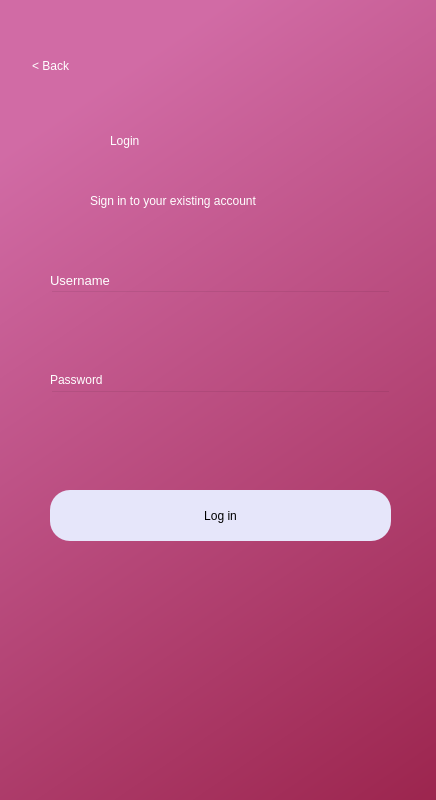
<?xml version="1.0" encoding="UTF-8"?>
<ui version="4.0">
 <class>Dialog</class>
 <widget class="QDialog" name="Dialog">
  <property name="geometry">
   <rect>
    <x>0</x>
    <y>0</y>
    <width>436</width>
    <height>800</height>
   </rect>
  </property>
  <property name="minimumSize">
   <size>
    <width>436</width>
    <height>800</height>
   </size>
  </property>
  <property name="maximumSize">
   <size>
    <width>436</width>
    <height>800</height>
   </size>
  </property>
  <property name="windowTitle">
   <string>Dialog</string>
  </property>
  <widget class="QWidget" name="bgwidget" native="true">
   <property name="geometry">
    <rect>
     <x>0</x>
     <y>0</y>
     <width>1201</width>
     <height>801</height>
    </rect>
   </property>
   <property name="styleSheet">
    <string notr="true">QWidget#bgwidget{
background-color:qlineargradient(spread:pad, x1:0.091, y1:0.101636, x2:0.991379, y2:0.977, stop:0 rgba(209, 107, 165, 255), stop:1 rgba(128, 0, 32, 255));}</string>
   </property>
   <widget class="QLabel" name="label">
    <property name="geometry">
     <rect>
      <x>110</x>
      <y>90</y>
      <width>221</width>
      <height>101</height>
     </rect>
    </property>
    <property name="styleSheet">
     <string notr="true">font: 72pt &quot;MS Shell Dlg 2&quot;; color:rgb(255, 255, 255)</string>
    </property>
    <property name="text">
     <string>Login</string>
    </property>
   </widget>
   <widget class="QLabel" name="label_2">
    <property name="geometry">
     <rect>
      <x>90</x>
      <y>180</y>
      <width>251</width>
      <height>41</height>
     </rect>
    </property>
    <property name="styleSheet">
     <string notr="true">font: 16pt &quot;MS Shell Dlg 2&quot;;color:rgb(255, 255, 255)</string>
    </property>
    <property name="text">
     <string>Sign in to your existing account</string>
    </property>
   </widget>
   <widget class="QPushButton" name="login">
    <property name="geometry">
     <rect>
      <x>50</x>
      <y>490</y>
      <width>341</width>
      <height>51</height>
     </rect>
    </property>
    <property name="styleSheet">
     <string notr="true">border-radius:20px;
background-color: rgb(230, 230, 250);
font: 14pt &quot;MS Shell Dlg 2&quot;;</string>
    </property>
    <property name="text">
     <string>Log in</string>
    </property>
   </widget>
   <widget class="QLineEdit" name="usernamefield">
    <property name="geometry">
     <rect>
      <x>50</x>
      <y>290</y>
      <width>341</width>
      <height>51</height>
     </rect>
    </property>
    <property name="styleSheet">
     <string notr="true">background-color:rgba(0,0,0,0);
font: 12pt &quot;MS Shell Dlg 2&quot;;
color:rgb(255, 255, 255);</string>
    </property>
   </widget>
   <widget class="QLineEdit" name="passwordfield">
    <property name="geometry">
     <rect>
      <x>50</x>
      <y>390</y>
      <width>341</width>
      <height>51</height>
     </rect>
    </property>
    <property name="styleSheet">
     <string notr="true">background-color:rgba(0,0,0,0);
font: 12pt &quot;MS Shell Dlg 2&quot;;
color:rgb(255, 255, 255);</string>
    </property>
   </widget>
   <widget class="QLabel" name="label_3">
    <property name="geometry">
     <rect>
      <x>50</x>
      <y>270</y>
      <width>81</width>
      <height>20</height>
     </rect>
    </property>
    <property name="font">
     <font>
      <family>MS Shell Dlg 2</family>
      <pointsize>10</pointsize>
      <weight>50</weight>
      <italic>false</italic>
      <bold>false</bold>
     </font>
    </property>
    <property name="styleSheet">
     <string notr="true">font: 10pt &quot;MS Shell Dlg 2&quot;;color:rgb(255, 255, 255)</string>
    </property>
    <property name="text">
     <string>Username</string>
    </property>
   </widget>
   <widget class="QLabel" name="label_4">
    <property name="geometry">
     <rect>
      <x>50</x>
      <y>370</y>
      <width>81</width>
      <height>20</height>
     </rect>
    </property>
    <property name="styleSheet">
     <string notr="true">font: 10pt &quot;MS Shell Dlg 2&quot;;color:rgb(255, 255, 255)</string>
    </property>
    <property name="text">
     <string>Password</string>
    </property>
   </widget>
   <widget class="QLabel" name="error">
    <property name="geometry">
     <rect>
      <x>60</x>
      <y>450</y>
      <width>331</width>
      <height>16</height>
     </rect>
    </property>
    <property name="styleSheet">
     <string notr="true">font: 12pt &quot;MS Shell Dlg 2&quot;; color:white;</string>
    </property>
    <property name="text">
     <string/>
    </property>
   </widget>
   <widget class="QPushButton" name="goback">
    <property name="geometry">
     <rect>
      <x>10</x>
      <y>20</y>
      <width>81</width>
      <height>91</height>
     </rect>
    </property>
    <property name="styleSheet">
     <string notr="true">border-radius:20px;
font: 14pt &quot;MS Shell Dlg 2&quot;; color:rgb(255, 255, 255)</string>
    </property>
    <property name="text">
     <string>&lt; Back</string>
    </property>
   </widget>
  </widget>
 </widget>
 <tabstops>
  <tabstop>usernamefield</tabstop>
  <tabstop>passwordfield</tabstop>
  <tabstop>login</tabstop>
  <tabstop>goback</tabstop>
 </tabstops>
 <resources/>
 <connections/>
</ui>
